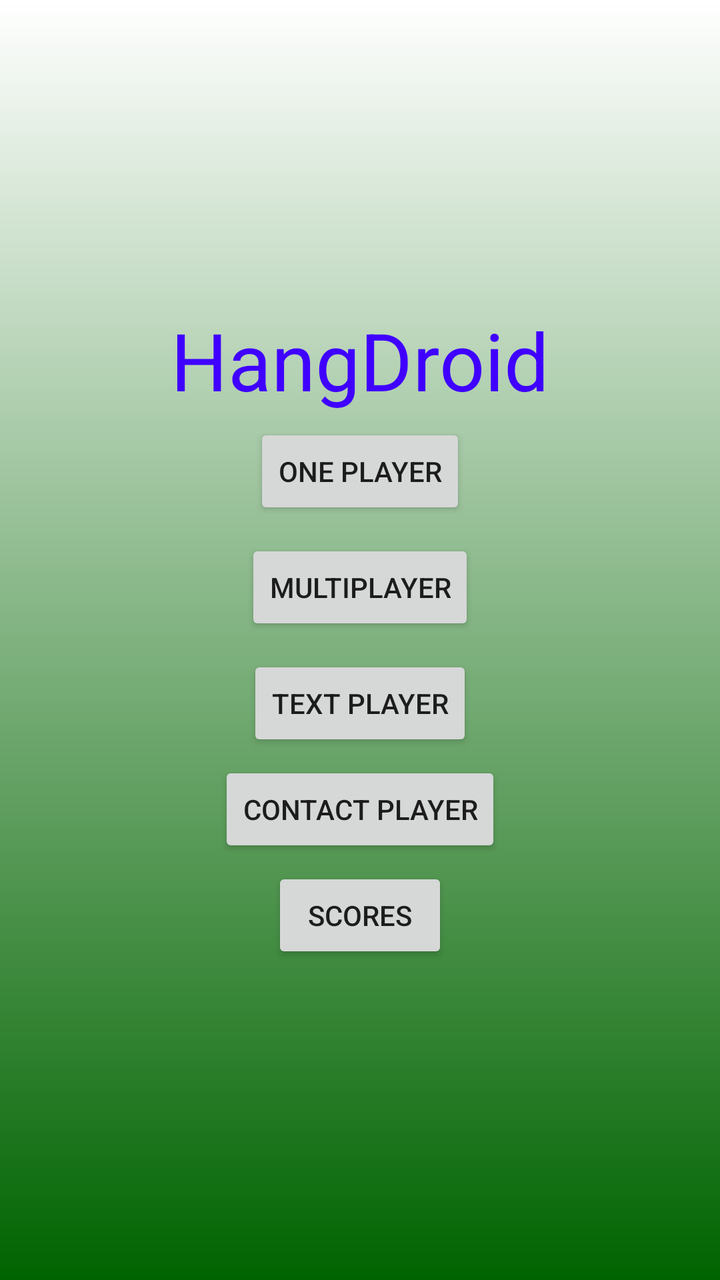
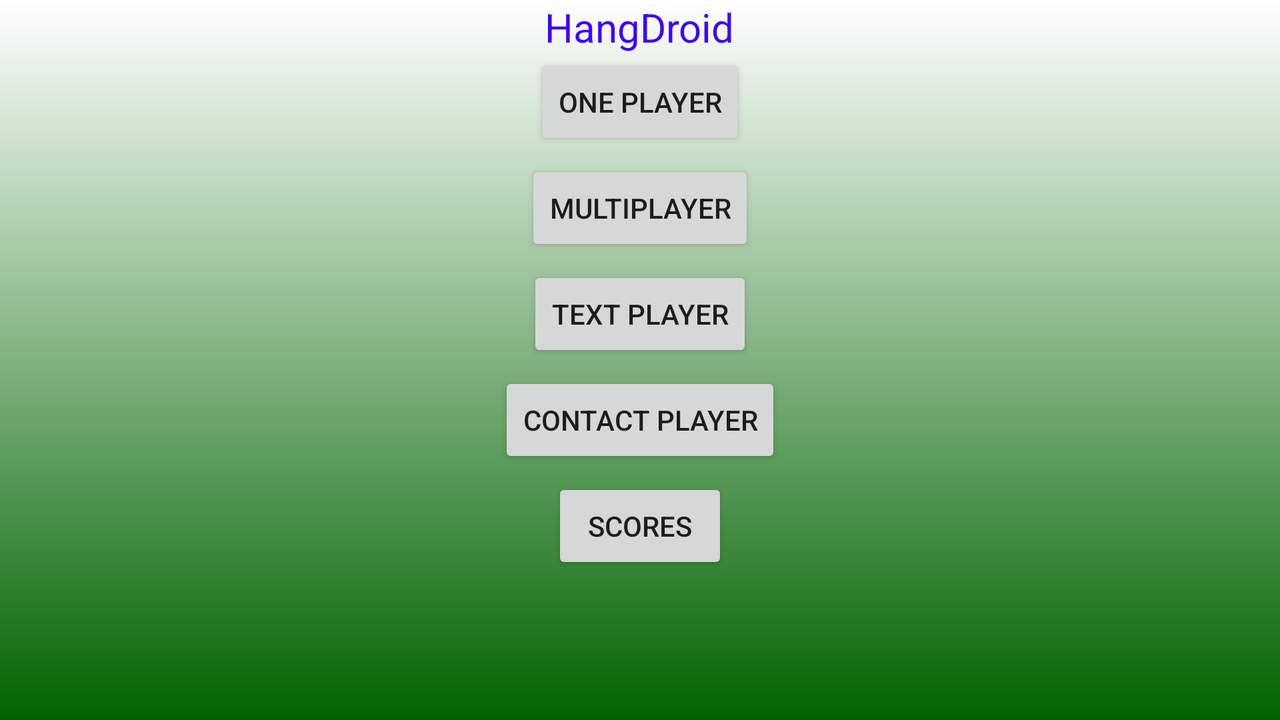

An Android layout and its configuration variant, each rendered on a device that would load it. The default file and the variant file are quoted in full after the pictures.
<!-- AndroidManifest.xml: application theme AppTheme -->
<!-- res/layout/activity_main.xml -->
<RelativeLayout xmlns:android="http://schemas.android.com/apk/res/android"
    xmlns:tools="http://schemas.android.com/tools" android:layout_width="match_parent"
    android:layout_height="match_parent" android:paddingLeft="@dimen/activity_horizontal_margin"
    android:paddingRight="@dimen/activity_horizontal_margin"
    android:paddingTop="@dimen/activity_vertical_margin"
    android:paddingBottom="@dimen/activity_vertical_margin" tools:context=".MainActivity"
    android:background="@drawable/gradiant_background">

    <LinearLayout
        android:orientation="vertical"
        android:layout_width="match_parent"
        android:layout_height="match_parent"
        android:layout_centerHorizontal="true"
        android:gravity="center_vertical|center_horizontal">

        <TextView
            android:layout_width="wrap_content"
            android:layout_height="wrap_content"
            android:textAppearance="?android:attr/textAppearanceLarge"
            android:text="HangDroid"
            android:id="@+id/textView2"
            android:layout_marginBottom="5dp"
            android:textSize="40sp"
            android:textColor="@color/title_blue" />

        <Button
            android:id="@+id/onePlayerButton"
            android:layout_width="wrap_content"
            android:layout_height="wrap_content"
            android:layout_centerInParent="true"
            android:text="One Player"
            android:layout_marginBottom="10dp"   />
        

        <Button
            android:layout_width="wrap_content"
            android:layout_height="wrap_content"
            android:text="MultiPlayer"
            android:onClick="startMultiPlayerGame"
            android:id="@+id/multiplayer"
            android:layout_marginBottom="10dp" />

        <Button
            android:layout_width="wrap_content"
            android:layout_height="wrap_content"
            android:text="Text Player"
            android:onClick="startTextPlayerGame"
            android:id="@+id/textPlayer"
            android:layout_marginBottom="5dp" />

        <Button
            android:layout_width="wrap_content"
            android:layout_height="wrap_content"
            android:text="Contact Player"
            android:onClick="startContactPlayerGame"
            android:id="@+id/contactPlayer"
            android:layout_marginBottom="5dp" />

        <Button
            android:layout_width="wrap_content"
            android:layout_height="wrap_content"
            android:text="Scores"
            android:onClick="openScores"
            android:id="@+id/scores"
            android:layout_marginBottom="5dp" />


    </LinearLayout>

</RelativeLayout>
<!-- resources referenced by this layout -->
<resources>
  <color name="title_blue">#3f00ff</color>
  <!-- drawable gradiant_background (drawable) -->
  <?xml version="1.0" encoding="utf-8"?>
  <shape xmlns:android="http://schemas.android.com/apk/res/android"
      android:shape="rectangle">
      <gradient
          android:startColor="@color/title_dark_green"
          android:endColor="@color/white"
          android:angle="90"/>
  </shape>
  <style name="AppTheme" parent="Theme.AppCompat.Light.DarkActionBar">
          
      </style>
  <color name="title_dark_green">#006400</color>
  <color name="white">#ffffff</color>
</resources>
<!-- res/layout-land/activity_main.xml (the author's variant of the layout above) -->
<!-- drawn on the phone turned sideways -->
<RelativeLayout xmlns:android="http://schemas.android.com/apk/res/android"
    xmlns:tools="http://schemas.android.com/tools" android:layout_width="match_parent"
    android:layout_height="match_parent" android:paddingLeft="@dimen/activity_horizontal_margin"
    android:paddingRight="@dimen/activity_horizontal_margin"
    android:paddingTop="@dimen/activity_vertical_margin"
    android:paddingBottom="@dimen/activity_vertical_margin" tools:context=".MainActivity"
    android:background="@drawable/gradiant_background">
    <ScrollView
        android:layout_width="fill_parent"
        android:layout_height="fill_parent"
        android:scrollbars="vertical">


    <LinearLayout
        android:orientation="vertical"
        android:layout_width="match_parent"
        android:layout_height="match_parent"
        android:layout_centerHorizontal="true"
        android:gravity="center_vertical|center_horizontal">


        <TextView
            android:layout_width="wrap_content"
            android:layout_height="wrap_content"
            android:textAppearance="?android:attr/textAppearanceLarge"
            android:text="HangDroid"
            android:id="@+id/textView2"
            android:textSize="20sp"
            android:textColor="@color/title_blue" />

        <Button
            android:id="@+id/onePlayerButton"
            android:layout_width="wrap_content"
            android:layout_height="wrap_content"
            android:layout_centerInParent="true"
            android:text="One Player"
            android:layout_marginBottom="5dp"   />
        

        <Button
            android:layout_width="wrap_content"
            android:layout_height="wrap_content"
            android:text="MultiPlayer"
            android:onClick="startMultiPlayerGame"
            android:id="@+id/multiplayer"
            android:layout_marginBottom="5dp" />

        <Button
            android:layout_width="wrap_content"
            android:layout_height="wrap_content"
            android:text="Text Player"
            android:onClick="startTextPlayerGame"
            android:id="@+id/textPlayer"
            android:layout_marginBottom="5dp" />

        <Button
            android:layout_width="wrap_content"
            android:layout_height="wrap_content"
            android:text="Contact Player"
            android:onClick="startContactPlayerGame"
            android:id="@+id/contactPlayer"
            android:layout_marginBottom="5dp" />

        <Button
            android:layout_width="wrap_content"
            android:layout_height="wrap_content"
            android:text="Scores"
            android:onClick="openScores"
            android:id="@+id/scores"
            android:layout_marginBottom="5dp" />


    </LinearLayout>

    </ScrollView>

</RelativeLayout>
